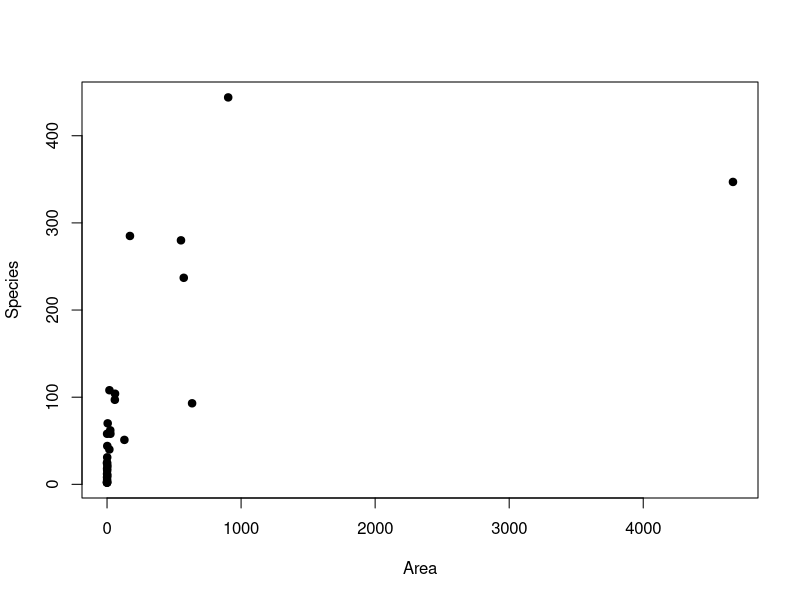
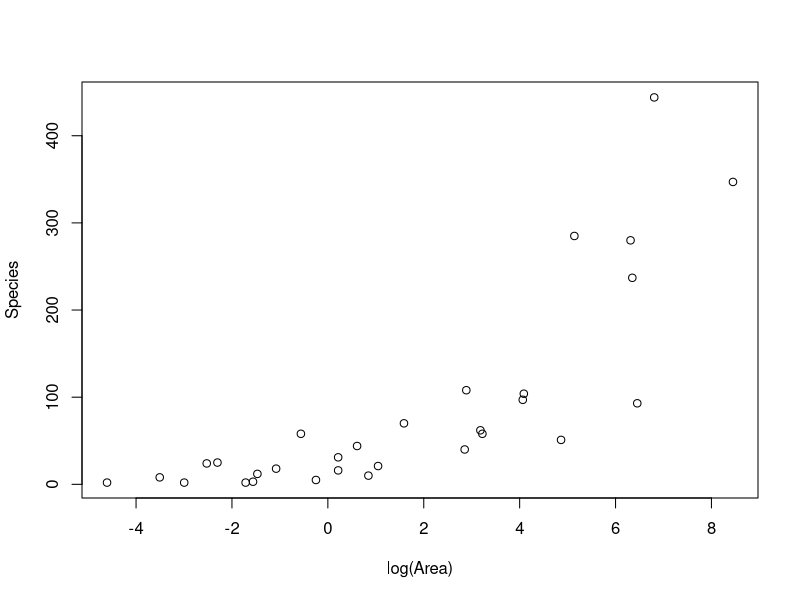
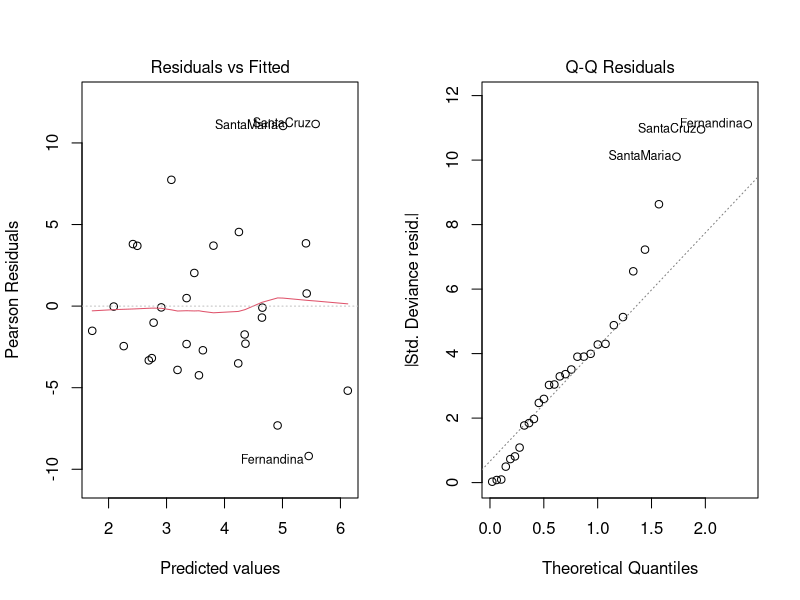
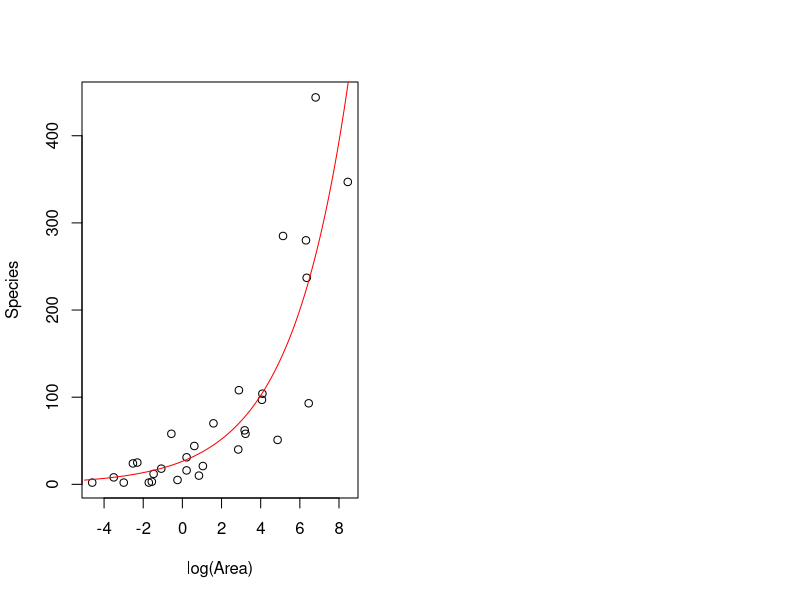
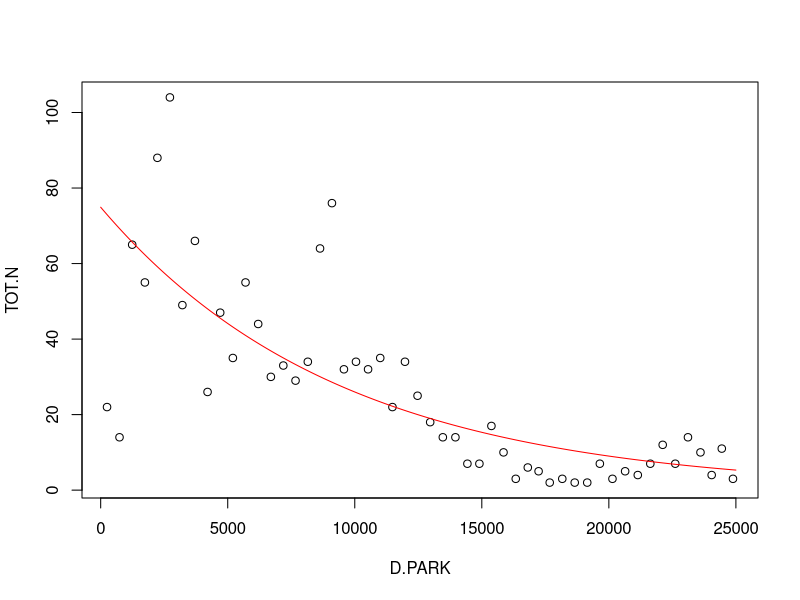

Here is the R script that generated these plots, in order:
# Desc: follows Handout 3 from Julia

#### Species richness on the galapagos islands ####
rm(list = ls())

gala <- read.table("../data/gala.txt")
str(gala)
plot(Species ~ Area, data = gala, pch = 19)
plot(Species ~ log(Area), data = gala)

gala$lgArea <- log(gala$Area)
galaMod <- glm(Species ~ lgArea, data = gala, family = poisson(link = log))

summary(galaMod)

par(mfrow = c(1,2))
plot(galaMod, which = c(1,2))

exp(0.3377) # increase of 1.4 fold

pred <- expand.grid(lgArea = seq(-5, 9, by = 0.1))
pred$fit <- predict(galaMod, newdata = pred, type =  "response")
head(pred)
tail(pred)

plot(Species ~ log(Area), data = gala)
lines(fit ~ lgArea, data = pred, col = "red")


#### Amphibian roadkills in Portugal ####
dev.off()
rm(list = ls())
roadkill <- read.table("../data/RoadKills.txt", header = T)

head(roadkill)
str(roadkill)
plot(TOT.N ~ D.PARK, data = roadkill)

## My Turn ##

roadMod <- glm(TOT.N ~ D.PARK, data = roadkill, family = poisson(link = log))
summary(roadMod)

pred <- data.frame(seq(0, 25000))
colnames(pred) <- "D.PARK"
pred$fit <- predict(roadMod, newdata = pred, type = "response")
lines(fit ~ D.PARK, data = pred, col = "red")

#### Species richness in grassland plot ####

species <- read.table("../data/species.txt", header = T)
head(species) 
str(species)

## Checkign for deviations from normality
# hist(Biomass)
# lmspec <- lm(Species ~ pH + Biomass, data = species)
# lmspec2 <-lm(Species ~ pH * Biomass, data = species)
mfull <- glm(Species ~ pH * Biomass, data = species, family = poisson)
m2 <- glm(Species ~ pH + Biomass, data = species, family = poisson)
# require(lmtest)
# lrtest(mfull,m2)
# AIC(mfull,m2)
